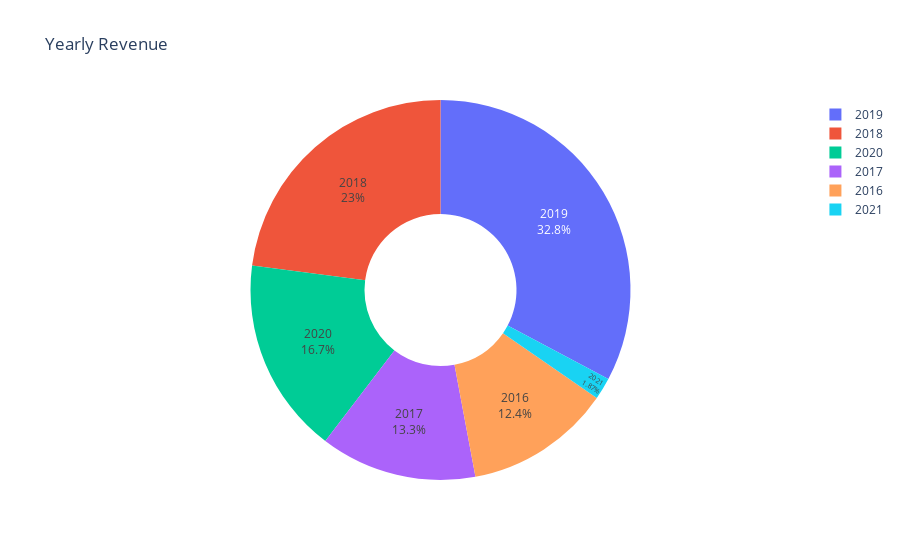

Notebook code cell kept with this figure:
### Markdown cell above
Let's see the revenue by Year?

### Code cell
yearly_revenue = data.groupby('Order Year')['Revenue'].sum().reset_index(name='Revenue by Year')

fig = px.pie(yearly_revenue, values='Revenue by Year', names='Order Year', title='Yearly Revenue', hole=0.4)
fig.update_traces(textposition='inside', textinfo='percent+label')
fig.show()

### Figure 1 — Plotly figure (JSON) as saved in the notebook; plotly's stock layout.template omitted (floating-point values rounded to 4 significant figures)
{"data": [{"domain": {"x": [0, 1], "y": [0, 1]}, "hole": 0.4, "hovertemplate": "Order Year=%{label}<br>Revenue by Year=%{value}<extra></extra>", "labels": [2016, 2017, 2018, 2019, 2020, 2021], "legendgroup": "", "name": "", "showlegend": true, "textinfo": "percent+label", "textposition": "inside", "type": "pie", "values": [6925000.0, 7419000.0, 12790000.0, 18250000.0, 9295000.0, 1039000.0]}], "layout": {"legend": {"tracegroupgap": 0}, "title": {"text": "Yearly Revenue"}}}
